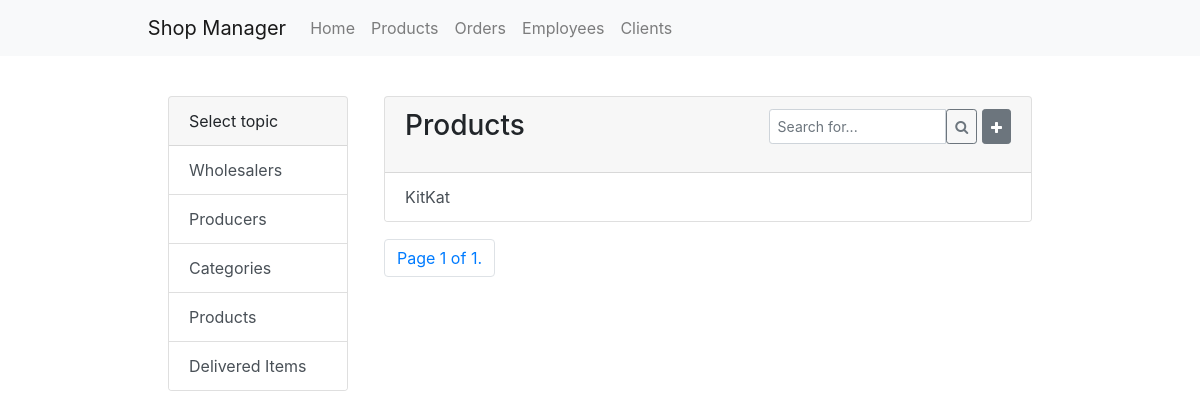
Before: /products/ with the older database file.
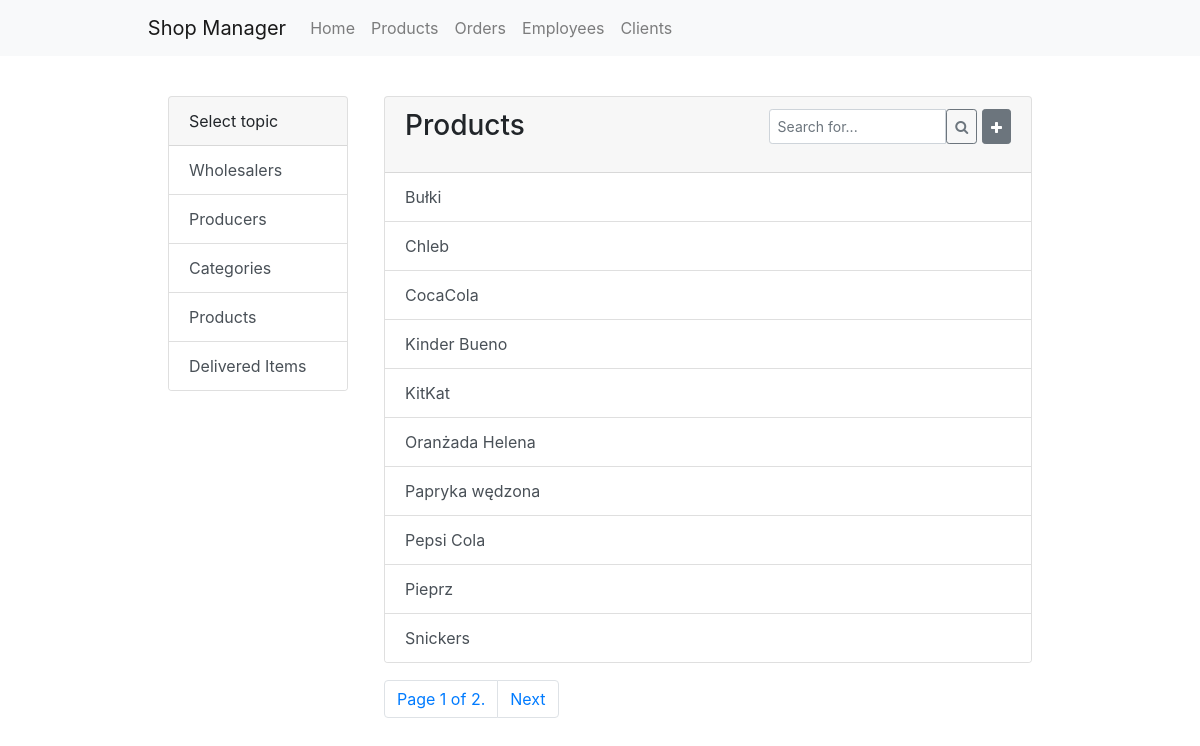
After: the same page with the newer database file.
### products/models.py (models this page shows)
class Product(models.Model):
    code = models.PositiveIntegerField(primary_key=True, help_text="Please pass the code of the product.")
    name = models.CharField(max_length=100, help_text="Please pass the name of the product.")
    description = models.TextField(max_length=1000, blank=True, help_text="Optional: Please pass the description of the product.")
    category = models.ForeignKey(Category, on_delete=models.SET_NULL, null=True, help_text="Please select the category of the product.")
    producer = models.ForeignKey(Producer, on_delete=models.SET_NULL, null=True, help_text="Please select the producer of the producer.")
    def __str__(self):
        return self.name
    class Meta:
        ordering = ['name']

### products/views.py (the view, shortened to what this page needs)
# urls.py: path('', views.ProductListView.as_view(), name='product-list'),
class ProductListView(generic.ListView):
    model = Product
    paginate_by = 10
    template_name = 'products/list.html'
    def get_context_data(self, **kwargs):
        context = super().get_context_data(**kwargs)
        context['name'] = self.model.__name__ + 's'
        return context

### products/templates/products/list.html
{% extends "base.html" %}
{% block content%}
    <div style="width: 90%; margin-left: 5%;">
        <div class="position-fixed card" style="width: 15%;">
            <div class="card-header">
              Select topic
            </div>
            <ul class="list-group list-group-flush">
                <a class="list-group-item list-group-item-action" href="{% url 'products:wholesaler-list'%}">Wholesalers</a>
                <a class="list-group-item list-group-item-action" href="{% url 'products:producer-list'%}">Producers</a>
                <a class="list-group-item list-group-item-action" href="{% url 'products:category-list'%}">Categories</a>
                <a class="list-group-item list-group-item-action" href="{% url 'products:product-list'%}">Products</a>
                <a class="list-group-item list-group-item-action" href="{% url 'products:delivered-items-list'%}">Delivered Items</a>
            </ul>
        </div>
        {% include "list.html" %}
    </div>
{% endblock %}

### templates/list.html (shortened to what this page needs)
<div class="card" style="width: 75%; margin-left: 25%;">
    <ul class="list-group list-group-flush">
        <div class="card-header">
            {% if results %}
                <h3>{{ name }}</h3>
                <h4 class="font-weight-light" style="float: left; margin-bottom: 0;">{{ results }}</h4>
            {% else %}
                <h3 style="float:left; margin-bottom: 0;">{{ name }}</h3>
            {% endif %}
            <form method="post">{% csrf_token %}
                <div class="input-group mb-3" style="width: 40%; height:20%; float:right;">
                    <input type="text" class="form-control btn-sm" placeholder="Search for..." aria-label="Recipient's username" aria-describedby="button-addon2" style="width: 70%; float: left;" name="search" maxlength="20">
                    <button class="btn btn-outline-secondary btn-sm" type="submit" id="button-addon2" style="float: right;"><span class="fa fa-search"></span></button>
                    <a href="create/" class="btn btn-sm btn-secondary" style="float: right; margin-left: 2%;"><span class="fa fa-plus" style="margin-top: 7px;"></span></a>
                </div>
            </form>
          </div>
        {% for obj in object_list %}
            {% if name == 'Products' %}
                <a class="list-group-item list-group-item-action" href="{{ obj.code }}">{{ obj }}</a>
            {% else %}
                <a class="list-group-item list-group-item-action" href="{{ obj.id }}">{{ obj }}</a>
            {% endif %}
        {% endfor %}
    </ul>
</div>
<nav aria-label="Page navigation example" style="width: 55%; margin-left: 25%; margin-top:2%;">
    <ul class="pagination">
        <li class="page-item"><span class="page-link">Page {{ page_obj.number }} of {{ page_obj.paginator.num_pages }}.</span></li>
        {% if page_obj.has_next %}
            <li class="page-item"><a class="page-link" href="?page={{ page_obj.next_page_number }}">Next</a></li>
        {% endif %}
    </ul>
</nav>

Changed rows visible on the page:
added Product: name "Bułki"
added Product: name "Chleb"
added Product: name "CocaCola"
added Product: name "Kinder Bueno"
added Product: name "Oranżada Helena"
added Product: name "Papryka wędzona"
added Product: name "Pepsi Cola"
added Product: name "Pieprz"
added Product: name "Snickers"
Other visible differences:
{{ page_obj.paginator.num_pages }}: "1" → "2"
text now shown: "Next"
